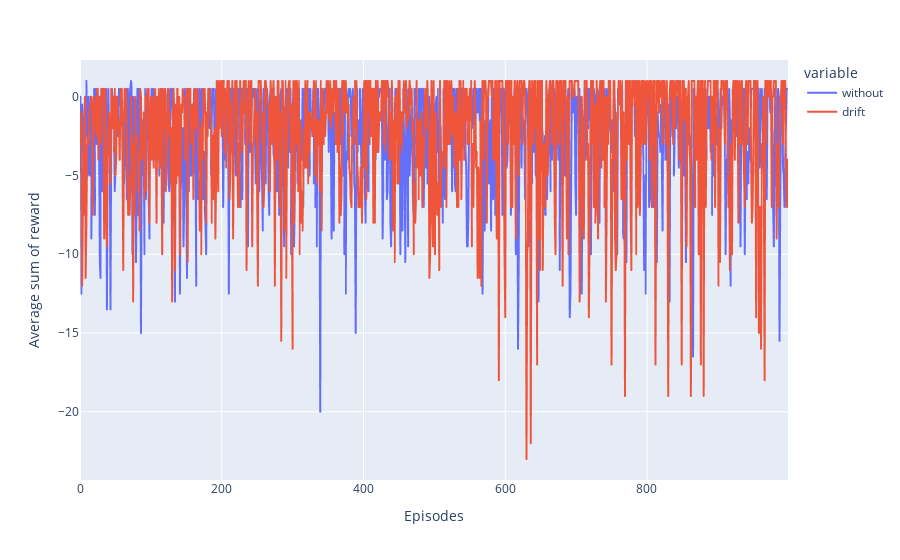
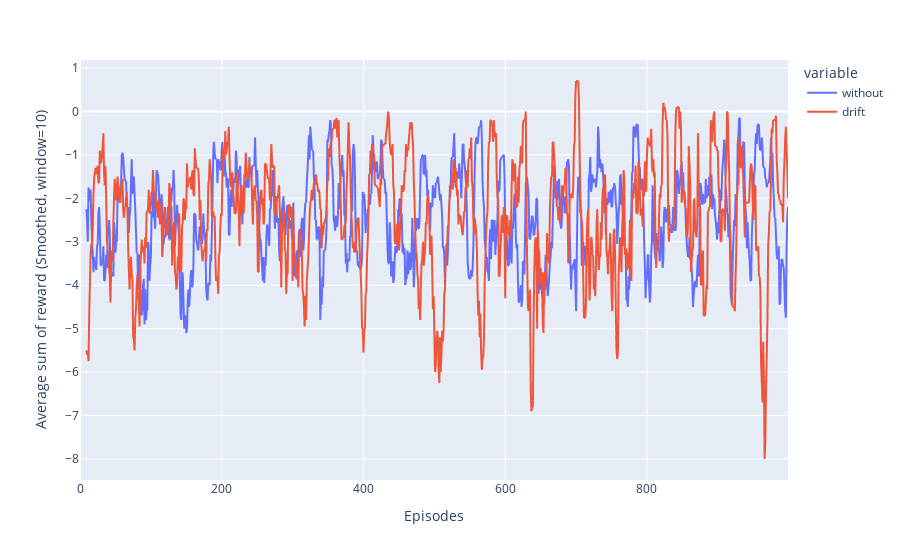

The notebook cell saved with these charts, in order:
### Code cell
data_eps = {'without': np.apply_along_axis(np.mean, 1, DQag), 
            'drift': np.apply_along_axis(np.mean, 1, DQag_drift)}


# 创建 DataFrame
df_eps = pd.DataFrame(data=data_eps)

# 应用滑动平均（窗口大小为5）
df_eps_smooth = df_eps.rolling(window=10).mean()
fug = px.line(df_eps_smooth, y=['without', 'drift'])
fug.update_layout(xaxis_title='Episodes', yaxis_title='Average sum of reward (Smoothed, window=10)')
fug.show()

# 使用 plotly 画图
fug = px.line(df_eps, y=['without', 'drift'])
fug.update_layout(xaxis_title='Episodes', yaxis_title='Average sum of reward')
fug.show()

### Figure 1 — Plotly figure (JSON) as saved in the notebook; plotly's stock layout.template omitted (floating-point values rounded to 4 significant figures; data arrays with more than 128 entries replaced by an {"elided": "..."} marker saying what was removed)
{"data": [{"hovertemplate": "variable=without<br>index=%{x}<br>value=%{y}<extra></extra>", "legendgroup": "without", "line": {"color": "#636efa", "dash": "solid"}, "marker": {"symbol": "circle"}, "mode": "lines", "name": "without", "showlegend": true, "type": "scattergl", "x": {"elided": "1000 int values"}, "xaxis": "x", "y": {"elided": "1000 float values"}, "yaxis": "y"}, {"hovertemplate": "variable=drift<br>index=%{x}<br>value=%{y}<extra></extra>", "legendgroup": "drift", "line": {"color": "#EF553B", "dash": "solid"}, "marker": {"symbol": "circle"}, "mode": "lines", "name": "drift", "showlegend": true, "type": "scattergl", "x": {"elided": "1000 int values"}, "xaxis": "x", "y": {"elided": "1000 float values"}, "yaxis": "y"}], "layout": {"legend": {"title": {"text": "variable"}, "tracegroupgap": 0}, "margin": {"t": 60}, "xaxis": {"anchor": "y", "domain": [0, 1], "title": {"text": "Episodes"}}, "yaxis": {"anchor": "x", "domain": [0, 1], "title": {"text": "Average sum of reward"}}}}

### Figure 2 — Plotly figure (JSON) as saved in the notebook; plotly's stock layout.template omitted (floating-point values rounded to 4 significant figures; data arrays with more than 128 entries replaced by an {"elided": "..."} marker saying what was removed)
{"data": [{"hovertemplate": "variable=without<br>index=%{x}<br>value=%{y}<extra></extra>", "legendgroup": "without", "line": {"color": "#636efa", "dash": "solid"}, "marker": {"symbol": "circle"}, "mode": "lines", "name": "without", "showlegend": true, "type": "scattergl", "x": {"elided": "1000 int values"}, "xaxis": "x", "y": {"elided": "1000 float values"}, "yaxis": "y"}, {"hovertemplate": "variable=drift<br>index=%{x}<br>value=%{y}<extra></extra>", "legendgroup": "drift", "line": {"color": "#EF553B", "dash": "solid"}, "marker": {"symbol": "circle"}, "mode": "lines", "name": "drift", "showlegend": true, "type": "scattergl", "x": {"elided": "1000 int values"}, "xaxis": "x", "y": {"elided": "1000 float values"}, "yaxis": "y"}], "layout": {"legend": {"title": {"text": "variable"}, "tracegroupgap": 0}, "margin": {"t": 60}, "xaxis": {"anchor": "y", "domain": [0, 1], "title": {"text": "Episodes"}}, "yaxis": {"anchor": "x", "domain": [0, 1], "title": {"text": "Average sum of reward (Smoothed, window=10)"}}}}
